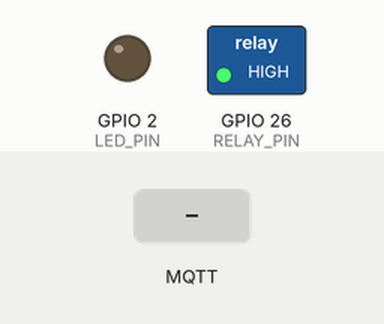
Simulated run of this sketch. Board: ESP32. On the bench: switched loads named in the sketch (green lamp = pin HIGH), output pins drawn as LEDs (lit = HIGH). The test bench sets the inputs (shaded band). WiFi joins after 1.5 s; servers stay silent unless stated; no MQTT or app messages arrive unless stated; what the sketch prints to the serial monitor is not drawn.

Above: at 2.7 s.
2.8 s: MQTT message "OPEN" arrives on the first subscribed topic
At 3.6 s:
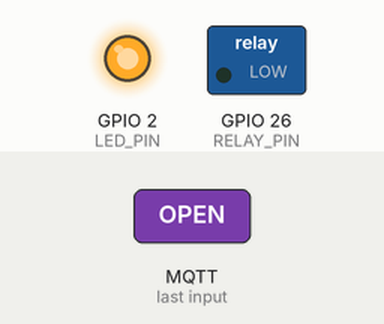
4.3 s: MQTT message "LOCK" arrives on the first subscribed topic
At 4.8 s:
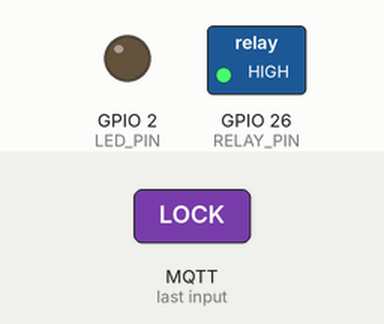
Timing chart, 0 to 7.3 s (numbered marks = the images above; inputs shaded):
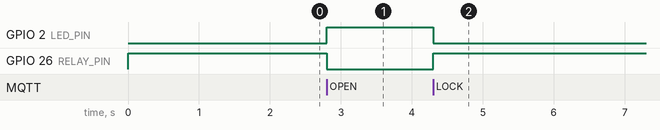

The sketch:

door-lock.ino
```cpp
/**
 * Door Entry System - ESP32 Door Lock Controller
 *
 * Hardware:
 *   - ESP32 (any variant)
 *   - Relay module on RELAY_PIN (controls electric door lock)
 *   - Optional: LED indicator on LED_PIN
 *
 * Libraries required (install via Arduino Library Manager):
 *   - PubSubClient by Nick O'Leary
 *   - ArduinoJson by Benoit Blanchon
 */

#include <WiFi.h>
#include <PubSubClient.h>
#include <ArduinoJson.h>

// ---- Configuration ----
#define WIFI_SSID       "YOUR_WIFI_SSID"
#define WIFI_PASSWORD   "YOUR_WIFI_PASSWORD"

#define MQTT_SERVER     "192.168.1.100"  // Raspberry Pi IP
#define MQTT_PORT       1883
#define MQTT_USERNAME   "esp32_lock"
#define MQTT_PASSWORD   "change_me_esp32_password"
#define MQTT_CLIENT_ID  "door_lock_esp32"

// GPIO Pins
#define RELAY_PIN       26   // Relay IN pin (active LOW typical)
#define LED_PIN         2    // Onboard LED

// Lock timing
#define LOCK_OPEN_DURATION_MS   5000  // Keep lock open for 5 seconds

// MQTT Topics
#define TOPIC_LOCK_COMMAND  "door/lock/command"
#define TOPIC_LOCK_STATUS   "door/lock/status"
#define TOPIC_NOTIFY_ACCESS "door/notify/access"

// ---- State ----
WiFiClient wifiClient;
PubSubClient mqttClient(wifiClient);

bool lockOpen = false;
unsigned long lockOpenedAt = 0;

// ---- Setup ----
void setup() {
    Serial.begin(115200);
    Serial.println("Door Lock ESP32 starting...");

    pinMode(RELAY_PIN, OUTPUT);
    pinMode(LED_PIN, OUTPUT);
    setLockClosed();

    connectWiFi();
    mqttClient.setServer(MQTT_SERVER, MQTT_PORT);
    mqttClient.setCallback(onMqttMessage);
    mqttClient.setKeepAlive(60);
    connectMQTT();
}

// ---- Main Loop ----
void loop() {
    if (!mqttClient.connected()) {
        connectMQTT();
    }
    mqttClient.loop();

    // Auto-close lock after timeout
    if (lockOpen && (millis() - lockOpenedAt >= LOCK_OPEN_DURATION_MS)) {
        setLockClosed();
        publishStatus("LOCKED");
        Serial.println("Lock auto-closed after timeout");
    }
}

// ---- WiFi ----
void connectWiFi() {
    Serial.print("Connecting to WiFi: ");
    Serial.println(WIFI_SSID);
    WiFi.begin(WIFI_SSID, WIFI_PASSWORD);

    int attempts = 0;
    while (WiFi.status() != WL_CONNECTED) {
        delay(500);
        Serial.print(".");
        if (++attempts > 30) {
            Serial.println("\nWiFi failed, restarting...");
            ESP.restart();
        }
    }
    Serial.print("\nWiFi connected, IP: ");
    Serial.println(WiFi.localIP());
}

// ---- MQTT ----
void connectMQTT() {
    while (!mqttClient.connected()) {
        Serial.print("Connecting to MQTT...");
        if (mqttClient.connect(MQTT_CLIENT_ID, MQTT_USERNAME, MQTT_PASSWORD)) {
            Serial.println("connected");
            mqttClient.subscribe(TOPIC_LOCK_COMMAND, 1);
            publishStatus("LOCKED");
        } else {
            Serial.print("failed, rc=");
            Serial.print(mqttClient.state());
            Serial.println(". Retrying in 5s...");
            delay(5000);
        }
    }
}

void onMqttMessage(char* topic, byte* payload, unsigned int length) {
    String topicStr = String(topic);
    String message = "";
    for (unsigned int i = 0; i < length; i++) {
        message += (char)payload[i];
    }

    Serial.print("MQTT message on [");
    Serial.print(topicStr);
    Serial.print("]: ");
    Serial.println(message);

    if (topicStr == TOPIC_LOCK_COMMAND) {
        if (message == "OPEN") {
            openLock();
        } else if (message == "LOCK") {
            setLockClosed();
            publishStatus("LOCKED");
        }
    }
}

void publishStatus(const char* status) {
    mqttClient.publish(TOPIC_LOCK_STATUS, status, true);  // retained=true
    Serial.print("Published lock status: ");
    Serial.println(status);
}

// ---- Lock Control ----
void openLock() {
    if (lockOpen) return;  // Already open
    lockOpen = true;
    lockOpenedAt = millis();

    // Activate relay (active LOW = LOW opens lock)
    digitalWrite(RELAY_PIN, LOW);
    digitalWrite(LED_PIN, HIGH);

    publishStatus("OPEN");
    Serial.println("Lock OPENED");
}

void setLockClosed() {
    lockOpen = false;

    // Deactivate relay
    digitalWrite(RELAY_PIN, HIGH);
    digitalWrite(LED_PIN, LOW);

    Serial.println("Lock CLOSED");
}
```

Measured:
- after the input at 2.8 s, GPIO 2 (LED_PIN): LOW → HIGH at once; GPIO 26 (RELAY_PIN): HIGH → LOW at once
- after the input at 4.3 s, GPIO 2 (LED_PIN): HIGH → LOW after 0.00 s instead of 3.5 s; GPIO 26 (RELAY_PIN): LOW → HIGH after 0.00 s instead of 3.5 s
